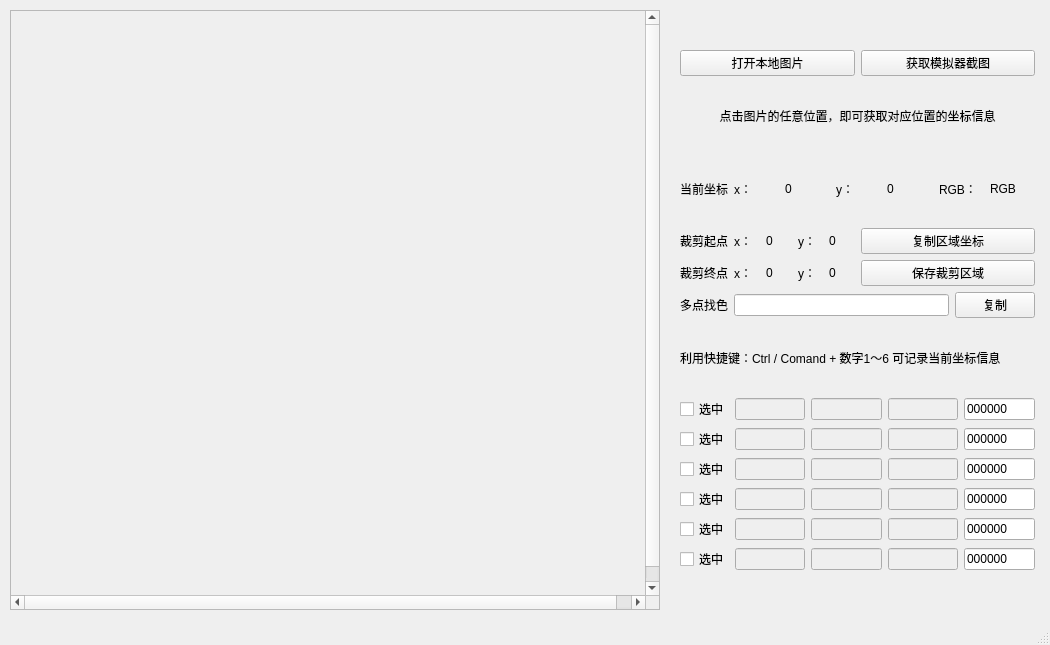
<?xml version="1.0" encoding="UTF-8"?>
<ui version="4.0">
 <class>MainWindow</class>
 <widget class="QMainWindow" name="MainWindow">
  <property name="geometry">
   <rect>
    <x>0</x>
    <y>0</y>
    <width>1050</width>
    <height>645</height>
   </rect>
  </property>
  <property name="windowTitle">
   <string>FindHelper</string>
  </property>
  <widget class="QWidget" name="centralwidget">
   <widget class="QScrollArea" name="image_scrollArea">
    <property name="geometry">
     <rect>
      <x>10</x>
      <y>10</y>
      <width>650</width>
      <height>600</height>
     </rect>
    </property>
    <property name="minimumSize">
     <size>
      <width>0</width>
      <height>0</height>
     </size>
    </property>
    <property name="widgetResizable">
     <bool>true</bool>
    </property>
    <widget class="QWidget" name="scrollAreaWidgetContents">
     <property name="enabled">
      <bool>true</bool>
     </property>
     <property name="geometry">
      <rect>
       <x>0</x>
       <y>0</y>
       <width>650</width>
       <height>600</height>
      </rect>
     </property>
     <property name="minimumSize">
      <size>
       <width>650</width>
       <height>600</height>
      </size>
     </property>
     <widget class="QLabel" name="image_label">
      <property name="geometry">
       <rect>
        <x>0</x>
        <y>0</y>
        <width>800</width>
        <height>1360</height>
       </rect>
      </property>
      <property name="sizePolicy">
       <sizepolicy hsizetype="Preferred" vsizetype="Preferred">
        <horstretch>0</horstretch>
        <verstretch>0</verstretch>
       </sizepolicy>
      </property>
      <property name="minimumSize">
       <size>
        <width>800</width>
        <height>1360</height>
       </size>
      </property>
      <property name="mouseTracking">
       <bool>false</bool>
      </property>
      <property name="text">
       <string/>
      </property>
      <property name="pixmap">
       <pixmap>../../temp/emulator-5554/screenshot.png</pixmap>
      </property>
      <property name="scaledContents">
       <bool>false</bool>
      </property>
      <property name="alignment">
       <set>Qt::AlignLeading|Qt::AlignLeft|Qt::AlignTop</set>
      </property>
      <property name="wordWrap">
       <bool>false</bool>
      </property>
      <property name="margin">
       <number>0</number>
      </property>
     </widget>
    </widget>
   </widget>
   <widget class="QWidget" name="verticalLayoutWidget_3">
    <property name="geometry">
     <rect>
      <x>670</x>
      <y>40</y>
      <width>375</width>
      <height>541</height>
     </rect>
    </property>
    <layout class="QVBoxLayout" name="operation_layout" stretch="0,0,0,0,0,0,0">
     <property name="spacing">
      <number>-1</number>
     </property>
     <property name="sizeConstraint">
      <enum>QLayout::SetMinimumSize</enum>
     </property>
     <property name="leftMargin">
      <number>10</number>
     </property>
     <property name="topMargin">
      <number>10</number>
     </property>
     <property name="rightMargin">
      <number>10</number>
     </property>
     <property name="bottomMargin">
      <number>10</number>
     </property>
     <item>
      <layout class="QHBoxLayout" name="file_layout">
       <item>
        <widget class="QPushButton" name="load_image_button">
         <property name="accessibleName">
          <string/>
         </property>
         <property name="text">
          <string>打开本地图片</string>
         </property>
        </widget>
       </item>
       <item>
        <widget class="QPushButton" name="load_adb_image_button">
         <property name="text">
          <string>获取模拟器截图</string>
         </property>
        </widget>
       </item>
      </layout>
     </item>
     <item>
      <widget class="QLabel" name="findHepler_tip">
       <property name="enabled">
        <bool>true</bool>
       </property>
       <property name="text">
        <string>点击图片的任意位置，即可获取对应位置的坐标信息</string>
       </property>
       <property name="alignment">
        <set>Qt::AlignCenter</set>
       </property>
      </widget>
     </item>
     <item>
      <layout class="QHBoxLayout" name="position_layout">
       <property name="leftMargin">
        <number>0</number>
       </property>
       <property name="topMargin">
        <number>0</number>
       </property>
       <property name="rightMargin">
        <number>0</number>
       </property>
       <property name="bottomMargin">
        <number>0</number>
       </property>
       <item>
        <widget class="QLabel" name="position_title">
         <property name="text">
          <string>当前坐标</string>
         </property>
        </widget>
       </item>
       <item>
        <widget class="QLabel" name="position_x_tip">
         <property name="text">
          <string>x：</string>
         </property>
        </widget>
       </item>
       <item>
        <widget class="QLabel" name="position_x">
         <property name="text">
          <string>0</string>
         </property>
        </widget>
       </item>
       <item>
        <widget class="QLabel" name="position_y_tip">
         <property name="text">
          <string>y：</string>
         </property>
        </widget>
       </item>
       <item>
        <widget class="QLabel" name="position_y">
         <property name="text">
          <string>0</string>
         </property>
        </widget>
       </item>
       <item>
        <widget class="QLabel" name="position_rgb_tip">
         <property name="text">
          <string>RGB：</string>
         </property>
        </widget>
       </item>
       <item>
        <widget class="QLabel" name="position_rgb">
         <property name="text">
          <string>RGB</string>
         </property>
        </widget>
       </item>
      </layout>
     </item>
     <item>
      <layout class="QHBoxLayout" name="crop_layout_main">
       <property name="leftMargin">
        <number>0</number>
       </property>
       <property name="topMargin">
        <number>0</number>
       </property>
       <property name="rightMargin">
        <number>0</number>
       </property>
       <property name="bottomMargin">
        <number>0</number>
       </property>
       <item>
        <layout class="QVBoxLayout" name="crop_range_layout">
         <property name="rightMargin">
          <number>0</number>
         </property>
         <item>
          <layout class="QHBoxLayout" name="crop_start_layout">
           <item>
            <widget class="QLabel" name="crop_start_tip">
             <property name="text">
              <string>裁剪起点</string>
             </property>
            </widget>
           </item>
           <item>
            <widget class="QLabel" name="crop_start_x_tip">
             <property name="text">
              <string>x：</string>
             </property>
            </widget>
           </item>
           <item>
            <widget class="QLabel" name="crop_start_x">
             <property name="text">
              <string>0</string>
             </property>
            </widget>
           </item>
           <item>
            <widget class="QLabel" name="crop_start_y_tip">
             <property name="text">
              <string>y：</string>
             </property>
            </widget>
           </item>
           <item>
            <widget class="QLabel" name="crop_start_y">
             <property name="text">
              <string>0</string>
             </property>
            </widget>
           </item>
          </layout>
         </item>
         <item>
          <layout class="QHBoxLayout" name="crop_end_layout">
           <item>
            <widget class="QLabel" name="crop_end_tip">
             <property name="text">
              <string>裁剪终点</string>
             </property>
            </widget>
           </item>
           <item>
            <widget class="QLabel" name="crop_end_x_tip">
             <property name="text">
              <string>x：</string>
             </property>
            </widget>
           </item>
           <item>
            <widget class="QLabel" name="crop_end_x">
             <property name="text">
              <string>0</string>
             </property>
            </widget>
           </item>
           <item>
            <widget class="QLabel" name="crop_end_y_tip">
             <property name="text">
              <string>y：</string>
             </property>
            </widget>
           </item>
           <item>
            <widget class="QLabel" name="crop_end_y">
             <property name="text">
              <string>0</string>
             </property>
            </widget>
           </item>
          </layout>
         </item>
        </layout>
       </item>
       <item>
        <layout class="QVBoxLayout" name="crop_option_layout">
         <item>
          <widget class="QPushButton" name="crop_range_copy_button">
           <property name="text">
            <string>复制区域坐标</string>
           </property>
          </widget>
         </item>
         <item>
          <widget class="QPushButton" name="crop_save_button">
           <property name="text">
            <string>保存裁剪区域</string>
           </property>
          </widget>
         </item>
        </layout>
       </item>
      </layout>
     </item>
     <item>
      <layout class="QHBoxLayout" name="multi_color_res_layout">
       <property name="leftMargin">
        <number>0</number>
       </property>
       <property name="topMargin">
        <number>0</number>
       </property>
       <property name="rightMargin">
        <number>0</number>
       </property>
       <property name="bottomMargin">
        <number>0</number>
       </property>
       <item>
        <widget class="QLabel" name="multi_color_res_title">
         <property name="text">
          <string>多点找色</string>
         </property>
        </widget>
       </item>
       <item>
        <widget class="QLineEdit" name="multi_color_res_str"/>
       </item>
       <item>
        <widget class="QPushButton" name="multi_color_res_copy">
         <property name="text">
          <string>复制</string>
         </property>
        </widget>
       </item>
      </layout>
     </item>
     <item>
      <widget class="QLabel" name="color_check_tip">
       <property name="text">
        <string>利用快捷键：Ctrl / Comand + 数字1～6 可记录当前坐标信息</string>
       </property>
      </widget>
     </item>
     <item>
      <layout class="QVBoxLayout" name="color_check_layout_main">
       <item>
        <layout class="QHBoxLayout" name="color_check_layout_1">
         <property name="leftMargin">
          <number>0</number>
         </property>
         <property name="topMargin">
          <number>0</number>
         </property>
         <property name="rightMargin">
          <number>0</number>
         </property>
         <property name="bottomMargin">
          <number>0</number>
         </property>
         <item>
          <widget class="QCheckBox" name="color_check_1">
           <property name="text">
            <string>选中</string>
           </property>
          </widget>
         </item>
         <item>
          <widget class="QLineEdit" name="color_x_1">
           <property name="enabled">
            <bool>false</bool>
           </property>
          </widget>
         </item>
         <item>
          <widget class="QLineEdit" name="color_y_1">
           <property name="enabled">
            <bool>false</bool>
           </property>
          </widget>
         </item>
         <item>
          <widget class="QLineEdit" name="color_RGB_1">
           <property name="enabled">
            <bool>false</bool>
           </property>
          </widget>
         </item>
         <item>
          <widget class="QLineEdit" name="color_offset_1">
           <property name="text">
            <string>000000</string>
           </property>
          </widget>
         </item>
        </layout>
       </item>
       <item>
        <layout class="QHBoxLayout" name="color_check_layout_2">
         <property name="leftMargin">
          <number>0</number>
         </property>
         <property name="topMargin">
          <number>0</number>
         </property>
         <property name="rightMargin">
          <number>0</number>
         </property>
         <property name="bottomMargin">
          <number>0</number>
         </property>
         <item>
          <widget class="QCheckBox" name="color_check_2">
           <property name="text">
            <string>选中</string>
           </property>
          </widget>
         </item>
         <item>
          <widget class="QLineEdit" name="color_x_2">
           <property name="enabled">
            <bool>false</bool>
           </property>
          </widget>
         </item>
         <item>
          <widget class="QLineEdit" name="color_y_2">
           <property name="enabled">
            <bool>false</bool>
           </property>
          </widget>
         </item>
         <item>
          <widget class="QLineEdit" name="color_RGB_2">
           <property name="enabled">
            <bool>false</bool>
           </property>
          </widget>
         </item>
         <item>
          <widget class="QLineEdit" name="color_offset_2">
           <property name="text">
            <string>000000</string>
           </property>
          </widget>
         </item>
        </layout>
       </item>
       <item>
        <layout class="QHBoxLayout" name="color_check_layout_3">
         <property name="leftMargin">
          <number>0</number>
         </property>
         <property name="topMargin">
          <number>0</number>
         </property>
         <property name="rightMargin">
          <number>0</number>
         </property>
         <property name="bottomMargin">
          <number>0</number>
         </property>
         <item>
          <widget class="QCheckBox" name="color_check_3">
           <property name="text">
            <string>选中</string>
           </property>
          </widget>
         </item>
         <item>
          <widget class="QLineEdit" name="color_x_3">
           <property name="enabled">
            <bool>false</bool>
           </property>
          </widget>
         </item>
         <item>
          <widget class="QLineEdit" name="color_y_3">
           <property name="enabled">
            <bool>false</bool>
           </property>
          </widget>
         </item>
         <item>
          <widget class="QLineEdit" name="color_RGB_3">
           <property name="enabled">
            <bool>false</bool>
           </property>
          </widget>
         </item>
         <item>
          <widget class="QLineEdit" name="color_offset_3">
           <property name="text">
            <string>000000</string>
           </property>
          </widget>
         </item>
        </layout>
       </item>
       <item>
        <layout class="QHBoxLayout" name="color_check_layout_4">
         <property name="leftMargin">
          <number>0</number>
         </property>
         <property name="topMargin">
          <number>0</number>
         </property>
         <property name="rightMargin">
          <number>0</number>
         </property>
         <property name="bottomMargin">
          <number>0</number>
         </property>
         <item>
          <widget class="QCheckBox" name="color_check_4">
           <property name="text">
            <string>选中</string>
           </property>
          </widget>
         </item>
         <item>
          <widget class="QLineEdit" name="color_x_4">
           <property name="enabled">
            <bool>false</bool>
           </property>
          </widget>
         </item>
         <item>
          <widget class="QLineEdit" name="color_y_4">
           <property name="enabled">
            <bool>false</bool>
           </property>
          </widget>
         </item>
         <item>
          <widget class="QLineEdit" name="color_RGB_4">
           <property name="enabled">
            <bool>false</bool>
           </property>
          </widget>
         </item>
         <item>
          <widget class="QLineEdit" name="color_offset_4">
           <property name="text">
            <string>000000</string>
           </property>
          </widget>
         </item>
        </layout>
       </item>
       <item>
        <layout class="QHBoxLayout" name="color_check_layout_5">
         <property name="leftMargin">
          <number>0</number>
         </property>
         <property name="topMargin">
          <number>0</number>
         </property>
         <property name="rightMargin">
          <number>0</number>
         </property>
         <property name="bottomMargin">
          <number>0</number>
         </property>
         <item>
          <widget class="QCheckBox" name="color_check_5">
           <property name="text">
            <string>选中</string>
           </property>
          </widget>
         </item>
         <item>
          <widget class="QLineEdit" name="color_x_5">
           <property name="enabled">
            <bool>false</bool>
           </property>
          </widget>
         </item>
         <item>
          <widget class="QLineEdit" name="color_y_5">
           <property name="enabled">
            <bool>false</bool>
           </property>
          </widget>
         </item>
         <item>
          <widget class="QLineEdit" name="color_RGB_5">
           <property name="enabled">
            <bool>false</bool>
           </property>
          </widget>
         </item>
         <item>
          <widget class="QLineEdit" name="color_offset_5">
           <property name="text">
            <string>000000</string>
           </property>
          </widget>
         </item>
        </layout>
       </item>
       <item>
        <layout class="QHBoxLayout" name="color_check_layout_6">
         <property name="leftMargin">
          <number>0</number>
         </property>
         <property name="topMargin">
          <number>0</number>
         </property>
         <property name="rightMargin">
          <number>0</number>
         </property>
         <property name="bottomMargin">
          <number>0</number>
         </property>
         <item>
          <widget class="QCheckBox" name="color_check_6">
           <property name="text">
            <string>选中</string>
           </property>
          </widget>
         </item>
         <item>
          <widget class="QLineEdit" name="color_x_6">
           <property name="enabled">
            <bool>false</bool>
           </property>
          </widget>
         </item>
         <item>
          <widget class="QLineEdit" name="color_y_6">
           <property name="enabled">
            <bool>false</bool>
           </property>
          </widget>
         </item>
         <item>
          <widget class="QLineEdit" name="color_RGB_6">
           <property name="enabled">
            <bool>false</bool>
           </property>
          </widget>
         </item>
         <item>
          <widget class="QLineEdit" name="color_offset_6">
           <property name="text">
            <string>000000</string>
           </property>
          </widget>
         </item>
        </layout>
       </item>
      </layout>
     </item>
    </layout>
   </widget>
  </widget>
  <widget class="QStatusBar" name="statusbar"/>
 </widget>
 <resources/>
 <connections/>
 <slots>
  <slot>load_image_click()</slot>
 </slots>
</ui>
